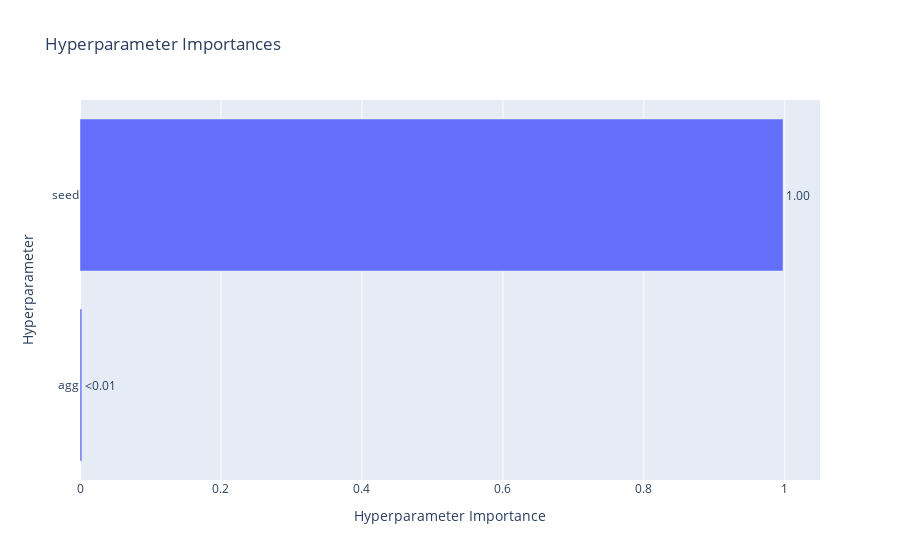

Notebook source saved alongside this figure:
### Code cell
fig = optuna.visualization.plot_param_importances(study)
print(study.best_trial.params)
show(fig)

### Figure 1 — Plotly figure (JSON) as saved in the notebook; plotly's stock layout.template omitted (floating-point values rounded to 4 significant figures)
{"data": [{"cliponaxis": false, "hovertemplate": ["agg (FloatDistribution): 0.0026517217930664455<extra></extra>", "seed (FloatDistribution): 0.9973482782069336<extra></extra>"], "name": "Objective Value", "orientation": "h", "text": ["<0.01", "1.00"], "textposition": "outside", "type": "bar", "x": [0.002652, 0.9973], "y": ["agg", "seed"]}], "layout": {"title": {"text": "Hyperparameter Importances"}, "xaxis": {"title": {"text": "Hyperparameter Importance"}}, "yaxis": {"title": {"text": "Hyperparameter"}}}}
